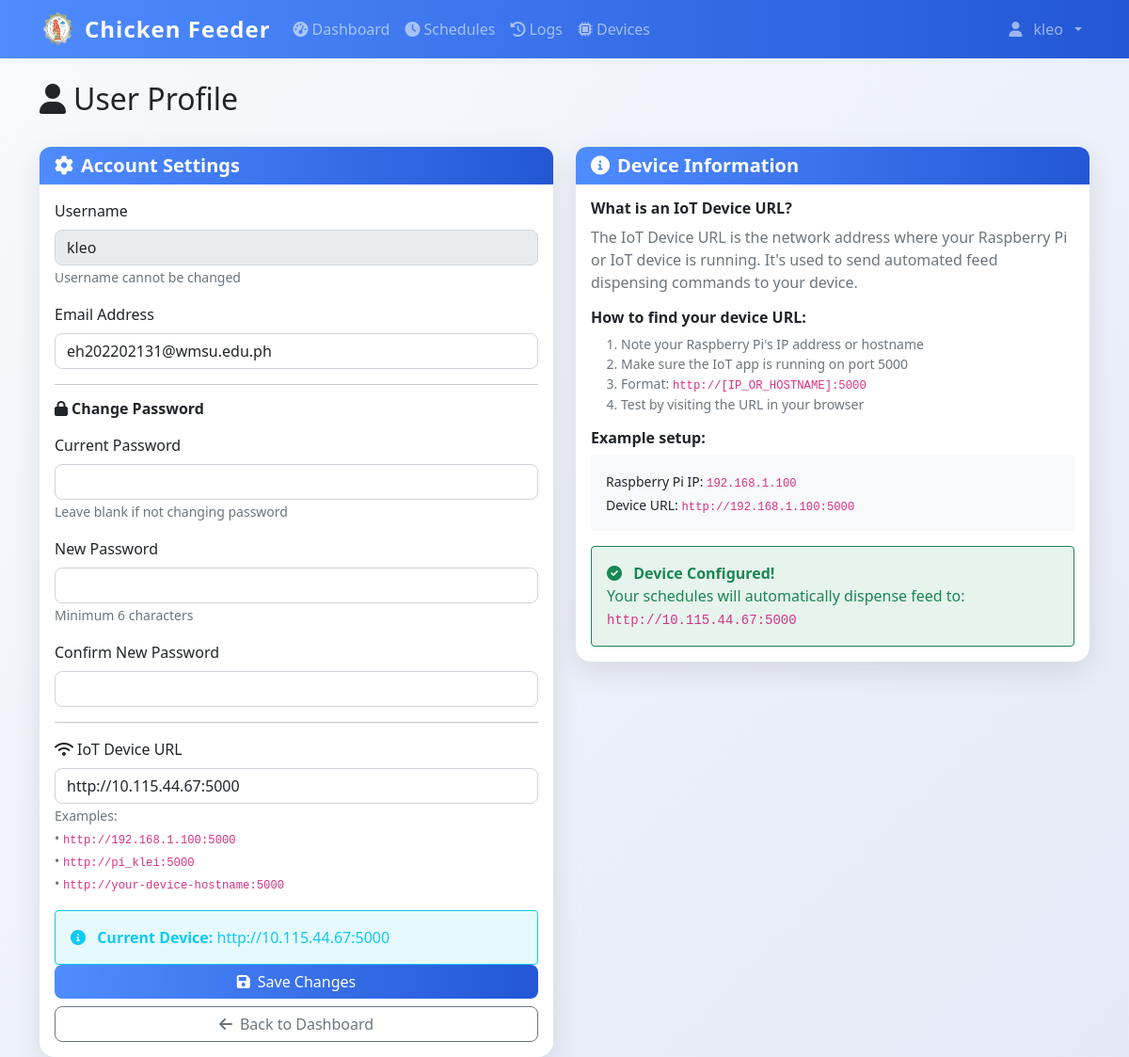
/profile (signed in), run on an earlier commit of the app's database.
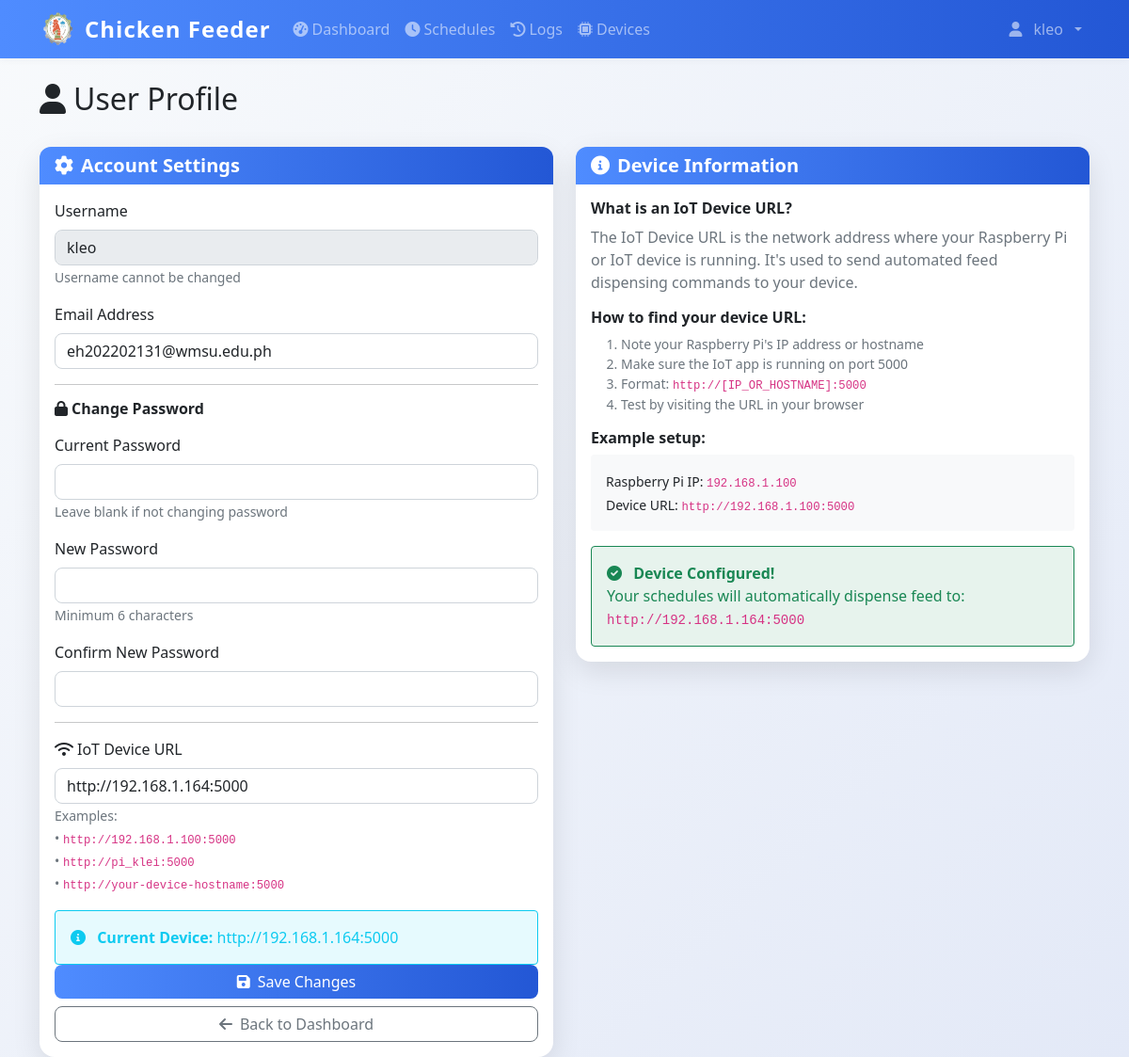
And on a later commit of the database.
### models.py (models this page shows)
class User(UserMixin, db.Model):
    id = db.Column(db.Integer, primary_key=True)
    username = db.Column(db.String(80), unique=True, nullable=False)
    email = db.Column(db.String(120), unique=True, nullable=False)
    password_hash = db.Column(db.String(120), nullable=False)
    iot_device_url = db.Column(db.String(255), nullable=True)  # e.g., 'http://192.168.1.100:5000' or 'pi_klei'
    is_admin = db.Column(db.Boolean, default=True)
    created_at = db.Column(db.DateTime, default=datetime.now)

### app.py (the view, shortened to what this page needs)
@app.route('/profile', methods=['GET', 'POST'])
@login_required
def profile():
    return render_template('profile.html', user=current_user)

### app.py (called while the page is built)
@login_manager.user_loader
def load_user(user_id):
    return db.session.get(User, int(user_id))

@app.context_processor
def inject_datetime():
    return {'datetime': datetime}

@app.before_request
def restrict_admin_from_user_pages():
    if current_user.is_authenticated and getattr(current_user, 'is_admin', False):
        if not request.path.startswith('/admin'):
            if not request.path.startswith('/static') and not request.path.startswith('/logout'):
                return redirect(url_for('admin.dashboard'))

### templates/profile.html (shortened to what this page needs)
{% extends "base.html" %}
{% block content %}
<div class="container mt-4">
    <div class="row mb-4">
        <div class="col">
            <h1 class="h2">
                <i class="fas fa-user me-2"></i>User Profile
            </h1>
        </div>
    </div>
    <div class="row">
        <div class="col-lg-6">
            <div class="card shadow">
                <div class="card-header bg-primary text-white">
                    <h5 class="card-title mb-0">
                        <i class="fas fa-cog me-2"></i>Account Settings
                    </h5>
                </div>
                <div class="card-body">
                    <form method="POST">
                        <div class="mb-3">
                            <label for="username" class="form-label">Username</label>
                            <input type="text" class="form-control" id="username" value="{{ user.username }}" disabled>
                            <small class="text-muted">Username cannot be changed</small>
                        </div>
                        <div class="mb-3">
                            <label for="email" class="form-label">Email Address</label>
                            <input type="email" class="form-control" id="email" name="email" value="{{ user.email }}" required>
                        </div>
                        <hr>
                        <h6 class="mb-3">
                            <i class="fas fa-lock me-1"></i>Change Password
                        </h6>
                        <div class="mb-3">
                            <label for="current_password" class="form-label">Current Password</label>
                            <input type="password" class="form-control" id="current_password" name="current_password">
                            <small class="text-muted">Leave blank if not changing password</small>
                        </div>
                        <div class="mb-3">
                            <label for="new_password" class="form-label">New Password</label>
                            <input type="password" class="form-control" id="new_password" name="new_password">
                            <small class="text-muted">Minimum 6 characters</small>
                        </div>
                        <div class="mb-3">
                            <label for="confirm_password" class="form-label">Confirm New Password</label>
                            <input type="password" class="form-control" id="confirm_password" name="confirm_password">
                        </div>
                        <hr>
                        <div class="mb-3">
                            <label for="iot_device_url" class="form-label">
                                <i class="fas fa-wifi me-1"></i>IoT Device URL
                            </label>
                            <input type="text" class="form-control" id="iot_device_url" name="iot_device_url"
                                placeholder="http://192.168.1.100:5000"
                                value="{{ user.iot_device_url or '' }}">
                            <small class="form-text text-muted">
                                Examples:<br>
                                • <code>http://192.168.1.100:5000</code><br>
                                • <code>http://pi_klei:5000</code><br>
                                • <code>http://your-device-hostname:5000</code>
                            </small>
                        </div>
                        {% if user.iot_device_url %}
                        <div class="bg-info bg-opacity-10 text-info border border-info rounded p-3" role="alert">
                            <i class="fas fa-info-circle me-2"></i>
                            <strong>Current Device:</strong> {{ user.iot_device_url }}
                        </div>
                        {% else %}
                        <div class="bg-warning bg-opacity-10 text-warning border border-warning rounded p-3" role="alert">
                            <i class="fas fa-exclamation-triangle me-2"></i>
                            <strong>No device configured.</strong> Scheduled feeds will fail without an IoT device URL.
                        </div>
                        {% endif %}
                        <div class="d-grid gap-2">
                            <button type="submit" class="btn btn-primary">
                                <i class="fas fa-save me-2"></i>Save Changes
                            </button>
                            <a href="{{ url_for('dashboard') }}" class="btn btn-outline-secondary">
                                <i class="fas fa-arrow-left me-2"></i>Back to Dashboard
                            </a>
                        </div>
                    </form>
                </div>
            </div>
        </div>
        <div class="col-lg-6">
            <div class="card shadow">
                <div class="card-header bg-primary text-white">
                    <h5 class="card-title mb-0">
                        <i class="fas fa-info-circle me-2"></i>Device Information
                    </h5>
                </div>
                <div class="card-body">
                    <div class="mb-3">
                        <h6>What is an IoT Device URL?</h6>
                        <p class="text-muted">
                            The IoT Device URL is the network address where your Raspberry Pi or IoT device is running.
                            It's used to send automated feed dispensing commands to your device.
                        </p>
                    </div>
                    <div class="mb-3">
                        <h6>How to find your device URL:</h6>
                        <ol class="text-muted small">
                            <li>Note your Raspberry Pi's IP address or hostname</li>
                            <li>Make sure the IoT app is running on port 5000</li>
                            <li>Format: <code>http://[IP_OR_HOSTNAME]:5000</code></li>
                            <li>Test by visiting the URL in your browser</li>
                        </ol>
                    </div>
                    <div class="mb-3">
                        <h6>Example setup:</h6>
                        <div class="bg-light p-3 rounded">
                            <small>
                                Raspberry Pi IP: <code>192.168.1.100</code><br>
                                Device URL: <code>http://192.168.1.100:5000</code>
                            </small>
                        </div>
                    </div>
                    {% if user.iot_device_url %}
                    <div class="bg-success bg-opacity-10 text-success border border-success rounded p-3" role="alert">
                        <i class="fas fa-check-circle me-2"></i>
                        <strong>Device Configured!</strong><br>
                        Your schedules will automatically dispense feed to: <code>{{ user.iot_device_url }}</code>
                    </div>
                    {% endif %}
                </div>
            </div>
        </div>
    </div>
</div>
{% endblock %}

### templates/base.html (shortened to what this page needs)
<!DOCTYPE html>
<html lang="en">
<head>
    <link href="https://cdn.jsdelivr.net/npm/bootstrap@5.1.3/dist/css/bootstrap.min.css" rel="stylesheet">
    <link href="https://cdnjs.cloudflare.com/ajax/libs/font-awesome/6.0.0/css/all.min.css" rel="stylesheet">
    <link href="{{ url_for('static', filename='css/style.css') }}" rel="stylesheet">
</head>
<body>
    {% if current_user.is_authenticated %}
    <nav class="navbar navbar-expand-lg navbar-dark bg-primary">
        <div class="container">
            <div class="d-flex align-items-center gap-2">
                <img src="{{ url_for('static', filename='img/chicken-logo.png') }}" alt="Logo" style="width:40px;height:40px;" >
                <a class="navbar-brand" href="{{ url_for('dashboard') }}">
                   Chicken Feeder
                </a>
            </div>
            <div class="collapse navbar-collapse" id="navbarNav">
                <ul class="navbar-nav me-auto">
                    <li class="nav-item">
                        <a class="nav-link {% if request.endpoint == 'dashboard' %}active{% endif %}"
                           href="{{ url_for('dashboard') }}">
                            <i class="fas fa-tachometer-alt me-1"></i>Dashboard
                        </a>
                    </li>
                    <li class="nav-item">
                        <a class="nav-link {% if request.endpoint in ['schedules', 'add_schedule'] %}active{% endif %}"
                           href="{{ url_for('schedules') }}">
                            <i class="fas fa-clock me-1"></i>Schedules
                        </a>
                    </li>
                    <li class="nav-item">
                        <a class="nav-link {% if request.endpoint == 'logs' %}active{% endif %}"
                           href="{{ url_for('logs') }}">
                            <i class="fas fa-history me-1"></i>Logs
                        </a>
                    </li>
                    <li class="nav-item">
                        <a class="nav-link {% if request.endpoint in ['devices', 'add_device'] %}active{% endif %}"
                           href="{{ url_for('devices') }}">
                            <i class="fas fa-microchip me-1"></i>Devices
                        </a>
                    </li>
                </ul>
                <ul class="navbar-nav">
                    <li class="nav-item dropdown">
                        <a class="nav-link dropdown-toggle d-flex align-items-center gap-2" href="#" id="navbarDropdown" role="button"
                           data-bs-toggle="dropdown" aria-expanded="false">
                            <i class="fas fa-user me-1 "></i>{{ current_user.username }}
                        </a>
                    </li>
                </ul>
            </div>
        </div>
    </nav>
    {% endif %}
    <main class="container-fluid align-items-center">
        {% block content %}{% endblock %}
    </main>
</body>
</html>

### static/css/style.css (style rules this page uses)
:root { --primary-color: #2c5f2d; --secondary-color: #97bc62; --success-color: #28a745; --danger-color: #dc3545; --warning-color: #ffc107; --info-color: #17a2b8; --light-color: #f8f9fa; --dark-color: #343a40; }
body { font-family: 'Segoe UI', Tahoma, Geneva, Verdana, sans-serif; background-color: #f5f7fa; }
.navbar-brand { font-weight: bold; font-size: 1.5rem; }
.navbar-nav .nav-link { font-weight: 500; transition: all 0.2s ease; }
.card { border: none; border-radius: 12px; box-shadow: 0 2px 10px rgba(0,0,0,0.08); transition: all 0.3s ease; }
.card-header { background: linear-gradient(135deg, #f8f9fa 0%, #e9ecef 100%); border-bottom: 1px solid #dee2e6; border-radius: 12px 12px 0 0 !important; font-weight: 600; }
.btn { border-radius: 8px; font-weight: 500; transition: all 0.2s ease; }
.btn-primary { background: linear-gradient(135deg, var(--primary-color) 0%, var(--secondary-color) 100%); border: none; }
.form-control, .form-select { border-radius: 8px; border: 1px solid #ced4da; transition: all 0.2s ease; }
.card.shadow { box-shadow: 0 10px 30px rgba(0,0,0,0.1) !important; }

### templates/base.html (style rules this page uses)
body { background: linear-gradient(135deg, #f8fafc 0%, #e3e9f7 100%); min-height: 100vh; }
.navbar { box-shadow: 0 2px 8px rgba(0,0,0,0.04); }
.card { border-radius: 1rem; box-shadow: 0 4px 24px rgba(0,0,0,0.07); }
.btn-primary, .bg-primary { background: linear-gradient(90deg, #4f8cff 0%, #2357d5 100%) !important; border: none; }
.card-title, h1, h2, h3, h4, h5, h6 { font-family: 'Segoe UI', 'Roboto', 'Arial', sans-serif; font-weight: 600; }
.navbar-brand { font-weight: bold; letter-spacing: 1px; }

What changed in the data, as far as the page shows it:
changed User "kleo": iot_device_url "http://10.115.44.67:5000" → "http://192.168.1.164:5000"
